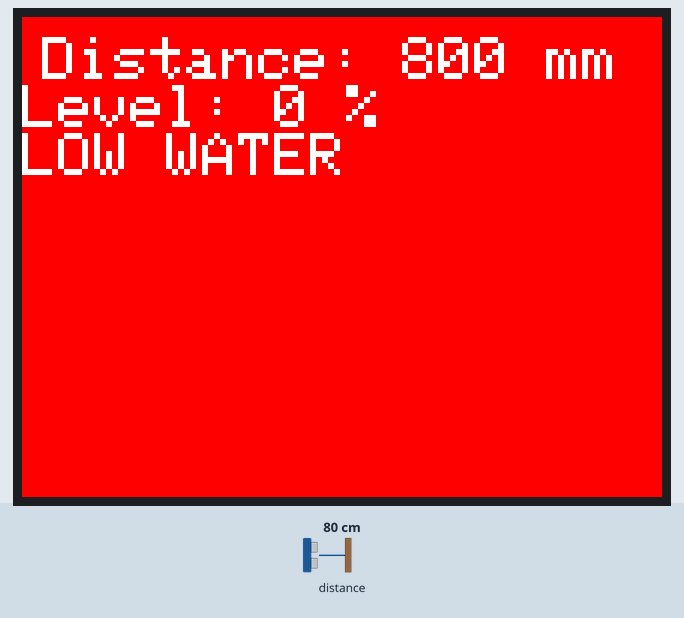
Bench run of a sketch on a simulated ESP32. Shown: 320×240 colour display. Inputs (shaded band) come from the test bench; at power-on: distance to the obstacle 80 cm. What the sketch prints to the serial monitor is not drawn.

Above: at 2.3 s.
2.4 s: distance to the obstacle set to 2 cm
At 4.4 s:
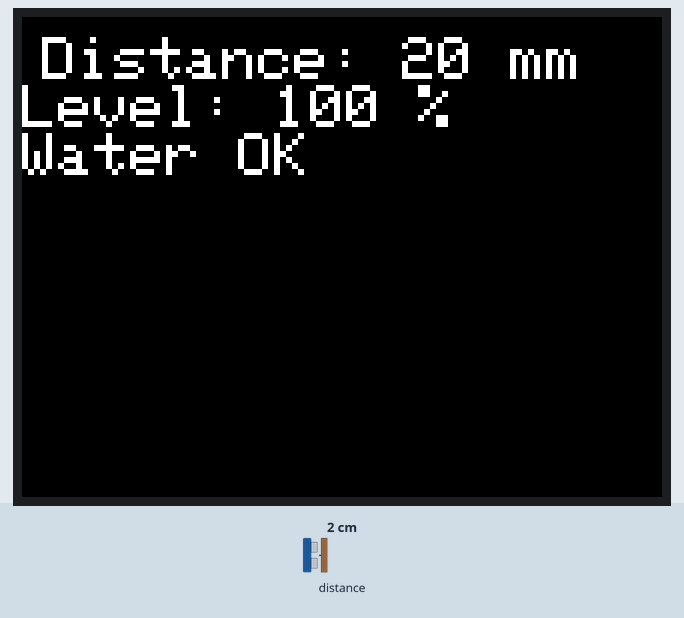
4.8 s: distance to the obstacle set to 4 cm
At 5.8 s:
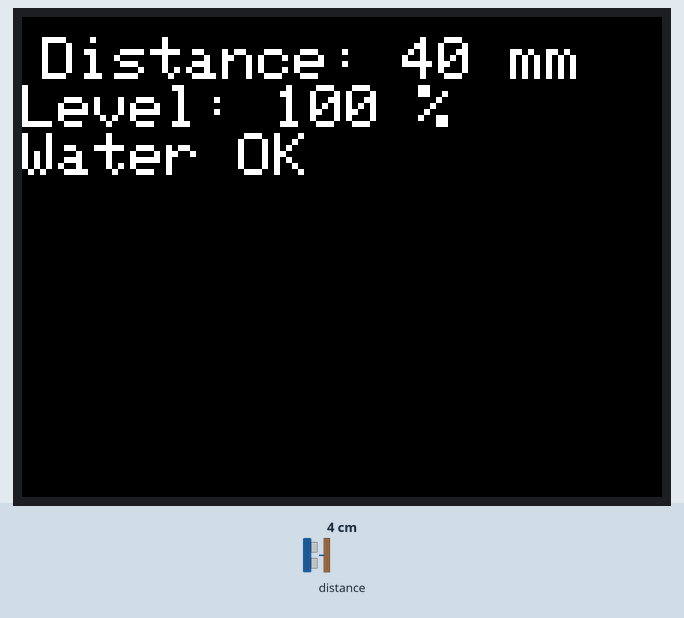
6.7 s: distance to the obstacle set to 18 cm
At 8.2 s:
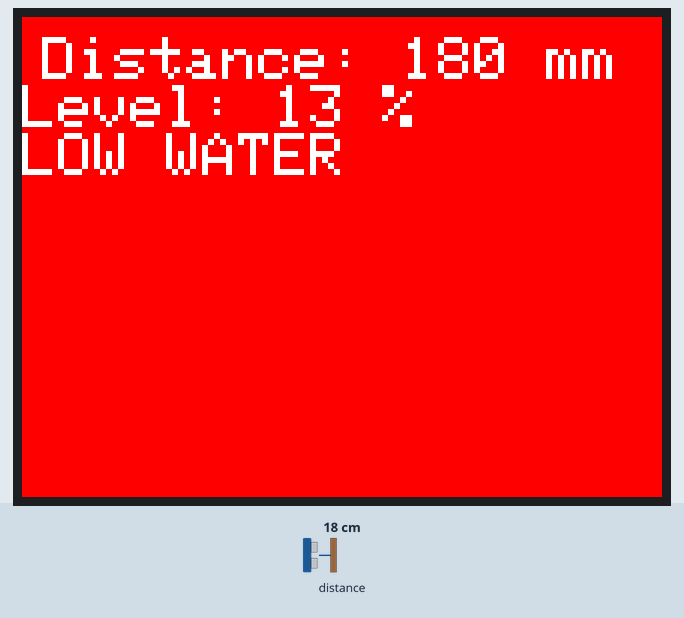
8.5 s: distance to the obstacle set to 35 cm
At 9.7 s:
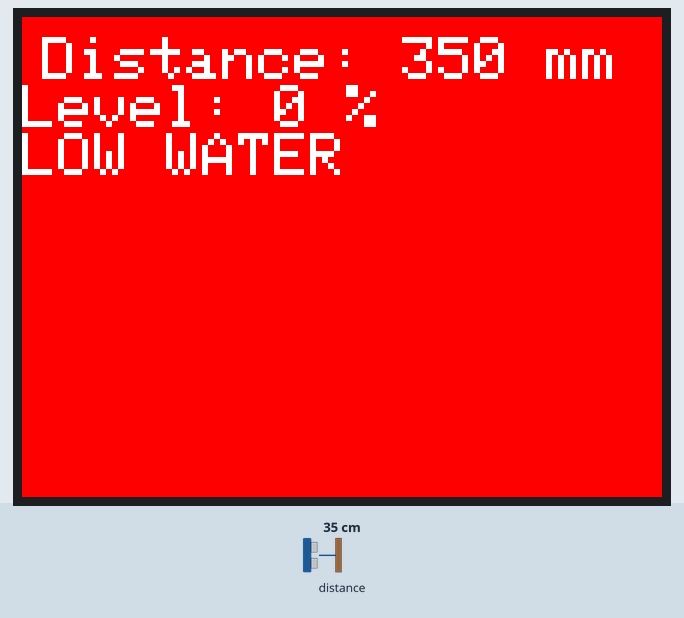
Timing chart, 0 to 11.3 s (numbered marks = the images above; inputs shaded):
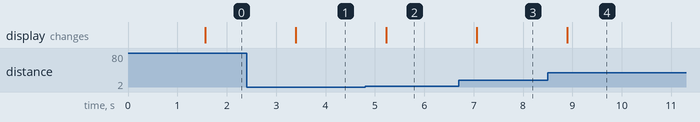

Measured:
- after the input at 2.4 s, the display: changes after 1.0 s (image 1)
- after the input at 4.8 s, the display: changes after 0.43 s (image 2)
- after the input at 6.7 s, the display: changes after 0.36 s (image 3)
- after the input at 8.5 s, the display: changes after 0.40 s (image 4)

The sketch:

water_level_warning.ino
```cpp
// Water level warning for the M5Stack Fire.
// The ToF unit sits above the tank, pointing down at the water (Port A).
// The farther the water surface, the lower the level.
//
// Set TANK_FULL_MM (distance with a full tank) and TANK_EMPTY_MM (distance
// with an empty tank) from your own measurements. The screen turns red and
// shows LOW WATER when the level falls below LOW_PERCENT.
//
// The screen uses M5GFX only, not M5Unified, so it does not touch the I2C
// bus that the ToF unit uses. Needs the "Adafruit VL53L0X" library.

#include <Wire.h>
#include <M5GFX.h>
#include <Adafruit_VL53L0X.h>

const int TANK_FULL_MM  = 50;    // distance to the water when the tank is full
const int TANK_EMPTY_MM = 200;   // distance to the water when the tank is empty
const int LOW_PERCENT   = 20;    // warn below this level

M5GFX display;
Adafruit_VL53L0X lox = Adafruit_VL53L0X();
int lastMm = -1;

// Takes 5 readings and returns the middle one, to ignore a stray value.
// Returns -1 if the sensor reports out of range.
int readDistanceMm() {
  int v[5];
  int n = 0;
  for (int i = 0; i < 5; i++) {
    VL53L0X_RangingMeasurementData_t m;
    lox.rangingTest(&m, false);
    if (m.RangeStatus != 4) v[n++] = m.RangeMilliMeter;
    delay(30);
  }
  if (n < 3) return -1;
  for (int i = 0; i < n - 1; i++)
    for (int j = i + 1; j < n; j++)
      if (v[j] < v[i]) { int t = v[i]; v[i] = v[j]; v[j] = t; }
  return v[n / 2];
}

void setup() {
  Serial.begin(115200);
  display.init();
  display.setTextSize(3);
  Wire.begin(21, 22);
  delay(1000);
  if (!lox.begin(0x29, false, &Wire)) {
    Serial.println("ToF not found at 0x29");
    display.fillScreen(TFT_BLACK);
    display.setCursor(10, 10);
    display.print("ToF not found");
    while (true) delay(1000);
  }
  Serial.println("ToF ready");
}

void loop() {
  int mm = readDistanceMm();
  if (mm >= 0) lastMm = mm;

  int pct = 0;
  if (lastMm >= 0) {
    pct = map(constrain(lastMm, TANK_FULL_MM, TANK_EMPTY_MM),
              TANK_EMPTY_MM, TANK_FULL_MM, 0, 100);
  }
  bool low = (lastMm >= 0) && (pct < LOW_PERCENT);

  display.fillScreen(low ? TFT_RED : TFT_BLACK);
  display.setTextColor(TFT_WHITE, low ? TFT_RED : TFT_BLACK);
  display.setCursor(10, 10);
  display.printf("Distance: %d mm\n", lastMm);
  display.printf("Level: %d %%\n", pct);
  display.print(low ? "LOW WATER" : "Water OK");

  Serial.printf("distance=%d mm level=%d%% %s\n", lastMm, pct, low ? "LOW" : "ok");
  delay(500);
}
```
